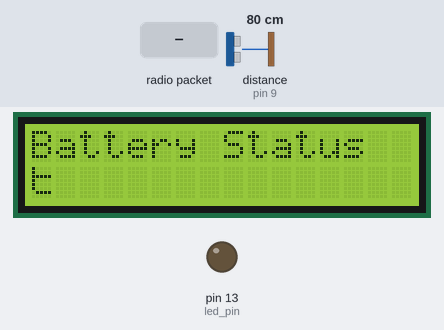
This sketch was run on a simulated Arduino Uno, built with avr-gcc and run on an emulated ATmega328P. On the bench: 16×2 character LCD, output pins drawn as LEDs (lit = HIGH). Wiring (inferred from the names in the program): ultrasonic range finder: trigger pin 8; echo pin 9. The test bench sets the inputs (shaded band); at power-on: distance to the obstacle (sensor on pin 9) 80 cm. The echo pulse lasts 58.3 µs per cm; no radio packets arrive unless stated; pins used as bus, display or sensor lines are not drawn.

Above: at 2.2 s.
2.3 s: distance to the obstacle (sensor on pin 9) set to 2 cm
At 7.2 s:
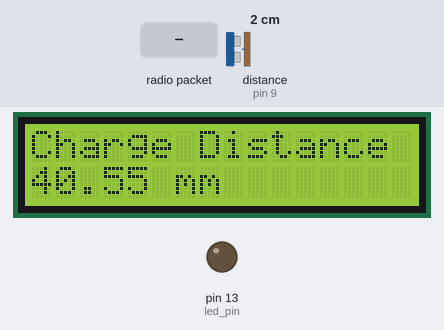
12.5 s: radio packet "1" arrives
At 21.6 s:
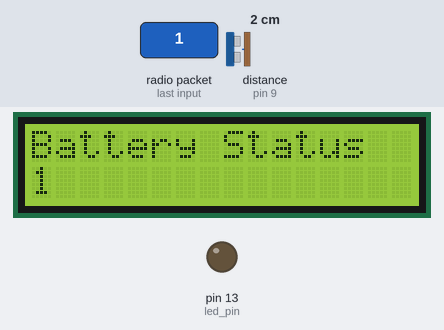
22.6 s: distance to the obstacle (sensor on pin 9) set to 4 cm
At 26.9 s:
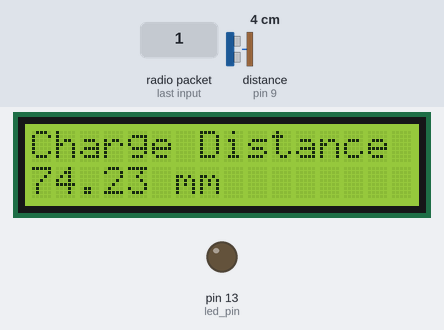
32.6 s: distance to the obstacle (sensor on pin 9) set to 9 cm
At 37.3 s:
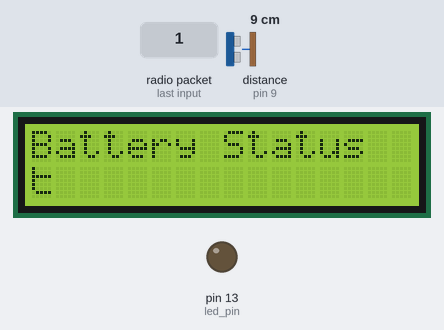
37.6 s: radio packet "0" arrives
At 41.8 s:
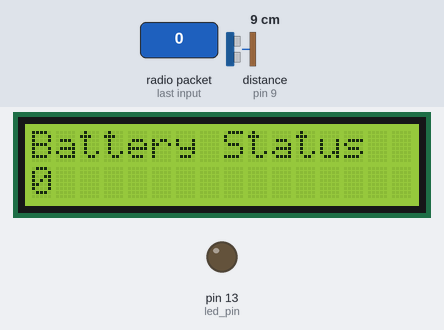
Timing chart, 0 to 43.3 s (numbered marks = the images above; inputs shaded):
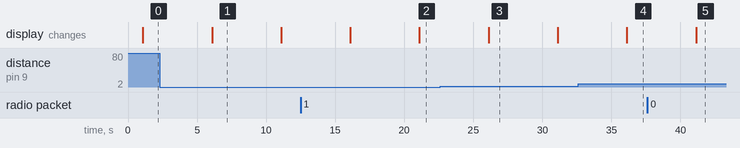

The sketch:

receiverRev1.ino
```cpp
// (licence header left out)
#define echoPin 9
#define trigPin 8
#include <VirtualWire.h>
// include the library code:
#include <LiquidCrystal.h>
#include <PWM.h>
// initialize the library with the numbers of the interface pins
LiquidCrystal lcd(12, 11, 5, 4, 3, 2);

const int led_pin = 13;
const int transmit_pin = 12;
const int receive_pin = 10;
const int transmit_en_pin = 3;

void setup(){
    //Setup proximity sensor
    pinMode(echoPin,INPUT);
    pinMode(trigPin,OUTPUT);

    //Setup LCD screen
    lcd.begin(16, 2);
    lcd.clear();
    delay(1000);

    //Setup RF communications
    vw_set_tx_pin(transmit_pin);    // Initialise the IO and ISR
    vw_set_rx_pin(receive_pin);
    vw_set_ptt_pin(transmit_en_pin);
    vw_set_ptt_inverted(true); // Required for DR3100
    vw_setup(2000);	 // Bits per sec
    vw_rx_start();       // Start the receiver PLL running
    pinMode(led_pin, OUTPUT);
    lcd.setCursor(0, 1);
}

void loop(){
  updateDistance();
  updateBattVolt();
}

void updateBattVolt(){
    uint8_t buf[VW_MAX_MESSAGE_LEN];
    uint8_t buflen = VW_MAX_MESSAGE_LEN;
    char saveBuf[20];
    if (vw_get_message(buf, &buflen)){
	int i;
        digitalWrite(led_pin, HIGH); // Flash a light to show received good message
	// Message with a good checksum received, dump it.
        for (i = 0; i < buflen; i++){
            saveBuf[i] = (char)buf[i];
	}
        digitalWrite(led_pin, LOW);
   }
    lcd.clear();
    lcd.setCursor(0,0);
    lcd.print("Battery Status");
    lcd.setCursor(0, 1);
    lcd.print(saveBuf);
    delay(5000);
}
void updateDistance(){
  int duration;
  double distance;
  digitalWrite(trigPin,HIGH);
  delayMicroseconds(1000);
  digitalWrite(trigPin,LOW);
  duration = pulseIn(echoPin,HIGH);
  distance = (duration)/2.91;
  lcd.clear();
  lcd.setCursor(0,0);
  lcd.print("Charge Distance");
  lcd.setCursor(0,1);

  if(distance <= 75){
    lcd.print(distance);
    lcd.print(" mm");
    delay(5000);
  }
  else{
    lcd.print("Out of Range");
  }
}
```

Measured:
- after the input at 2.3 s, the display: changes after 3.8 s (image 1)
- after the input at 12.5 s, the display: first differs from a run without the input after 8.6 s (image 2)
- after the input at 37.6 s, the display: changes after 3.5 s (image 5)
- what the display in image 1 shows lasts 5.0 s, from 6.1 s to 11.1 s
